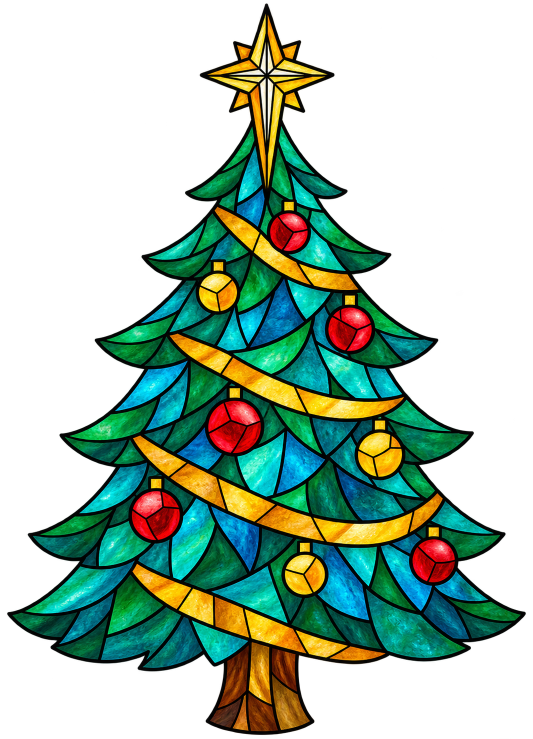
#> input picture eyes/graphics/stained-glass/tree.png, 1065 x 1477 px (shown at 1/2 size)
$ python build_glass_panes.py
#> lines starting #> are read from the running program, lines starting #| are printed output that depends on the picture; after the words box and inside, x2 and y2 are one past the last pixel; in counts of white or black regions, pixels touching at a corner belong together
#!/usr/bin/env python3
"""Build a shader DATA map from black leading in the generated tree artwork.

This does not change the artwork. R = deterministic random phase per pane;
G = pane centre Y; B = 255 for detected panes, zero for leading/background.
Run only at authoring time. The compact PNG is included for the Pi.
"""
from collections import deque
from pathlib import Path
import json

import numpy as np
from PIL import Image

ROOT = Path(__file__).resolve().parents[1]
ASSETS = ROOT / "eyes/graphics/stained-glass"


def build():
    source = Image.open(ASSETS / "tree.png").convert("RGBA")
#> source is the input picture: PIL image 1065x1477 RGBA; mean R, G, B, A 23.7, 46.4, 30.7, 109.5
    source.thumbnail((512, 768), Image.Resampling.LANCZOS)
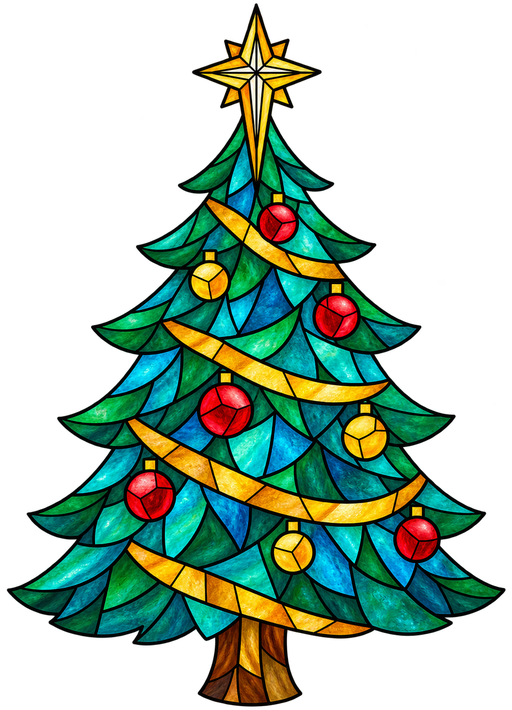
#> source: PIL image 512x710 RGBA; mean R, G, B, A 23.7, 46.3, 30.7, 109.5; transparent parts drawn white
    rgba = np.asarray(source)
    height, width = rgba.shape[:2]
#> height = 710; width = 512
    inside = (rgba[:, :, :3].max(axis=2) > 56) & (rgba[:, :, 3] > 200)
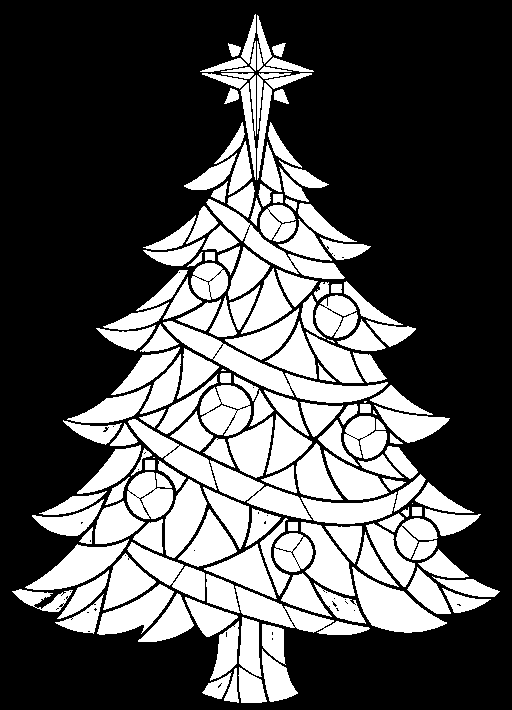
#> inside: shape (710, 512) bool; 33.3% white; 167 white regions (6 under 20 px), largest, box (x1, y1, x2, y2) and area: (163, 321, 388, 403) 4051, (352, 567, 447, 633) 2876, (206, 199, 345, 279) 2318
    seen = np.zeros((height, width), dtype=bool)
    data = np.zeros((height, width, 3), dtype=np.uint8)
    rng = np.random.default_rng(12252026)
    panes = []
    for y in range(height):
        for x in range(width):
            if not inside[y, x] or seen[y, x]:
                continue
            queue, pixels = deque([(x, y)]), []
            seen[y, x] = True
            while queue:
                cx, cy = queue.popleft()
                pixels.append((cx, cy))
                for nx, ny in ((cx-1, cy), (cx+1, cy), (cx, cy-1), (cx, cy+1)):
                    if 0 <= nx < width and 0 <= ny < height and inside[ny,nx] and not seen[ny,nx]:
                        seen[ny,nx] = True
                        queue.append((nx, ny))
            if len(pixels) < 20:
                continue
            points = np.asarray(pixels)
            cy = float(points[:,1].mean()) / (height-1)
            phase = int(rng.integers(1, 255))
            data[points[:,1],points[:,0]] = (phase, round(cy*255), 255)
            panes.append({"pixels":len(pixels), "center_y":round(cy,4), "phase":phase})
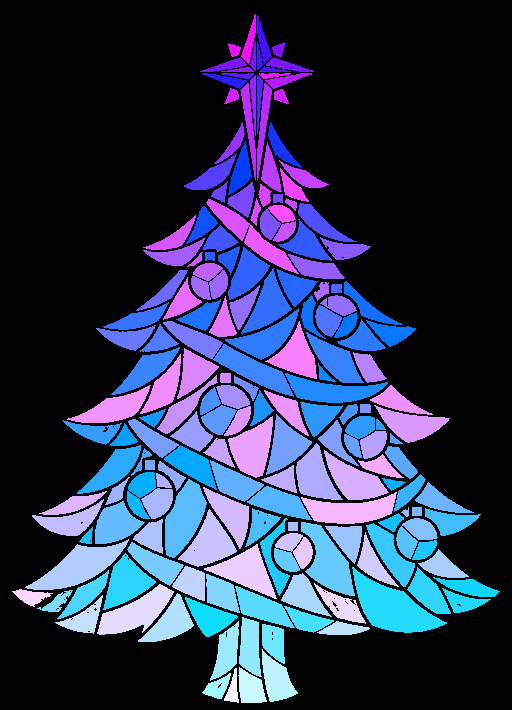
#> data: shape (710, 512, 3); mean of channels 0, 1, 2 43.1, 52.6, 84.9; drawn as R, G, B
    Image.fromarray(data).save(ASSETS / "tree-panes.png")
    (ASSETS / "tree-panes.json").write_text(json.dumps({
        "width":width, "height":height, "panes":panes}, indent=2)+"\n")
    print("Detected",len(panes),"glass panes; wrote data map",data.shape)
#| Detected 188 glass panes; wrote data map (710, 512, 3)


if __name__ == "__main__":
    build()

$ run again, with eyes/graphics/stained-glass/sclera.png copied over eyes/graphics/stained-glass/tree.png
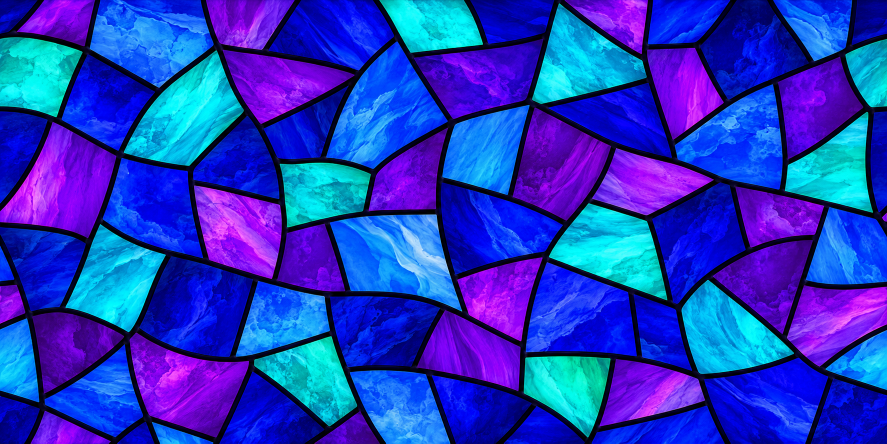
#> input picture eyes/graphics/stained-glass/sclera.png, 1774 x 887 px (shown at 1/2 size)
#> in build, `inside = (rgba[:, :, :3].max(axis=2) > 56) & (rgba[:, :, 3] > 200)`:
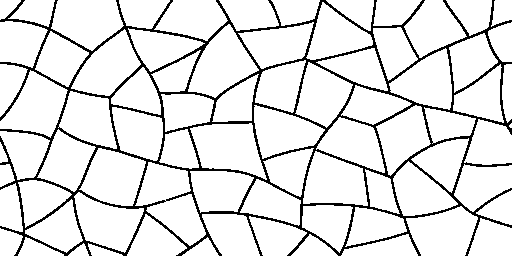
#> inside: shape (256, 512) bool; 89.3% white; black in thin lines or dots
#> after the loop in build, `for y in range(height):`:
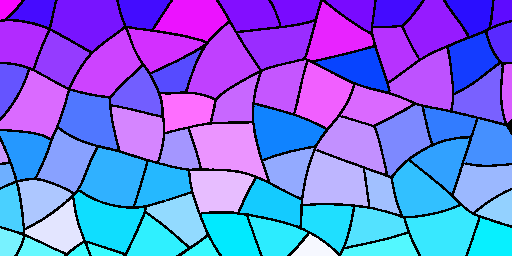
#> data: shape (256, 512, 3); mean of channels 0, 1, 2 115.8, 113.6, 227.6; drawn as R, G, B
#| Detected 78 glass panes; wrote data map (256, 512, 3)
